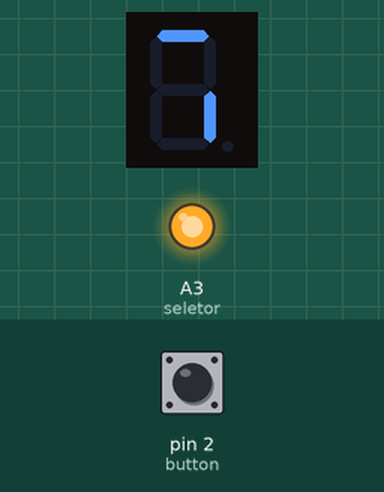
The sketch below on a simulated Arduino Uno, built with avr-gcc and run on an emulated ATmega328P. On the bench: 1-digit seven-segment display, output pins drawn as LEDs (lit = HIGH). Wiring (inferred from the names in the program): 1-digit 7-segment display, segments lit when LOW: segments pin 6, pin 3, pin 5, pin 8, pin 7, A5, A4. The test bench sets the inputs (shaded band); at power-on: pin 2 (button) HIGH. Random numbers use the default seed unless the sketch sets one; the segment pins are drawn as the display they are named for; pins used as bus, display or sensor lines are not drawn.

Above: at 1.3 s.
1.4 s: pin 2 (button) pulled LOW for 3.2 s
At 4.7 s:
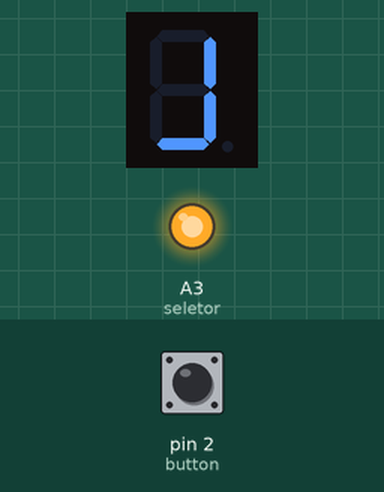
6.1 s: pin 2 (button) pulled LOW for 1 s
At 8.0 s:
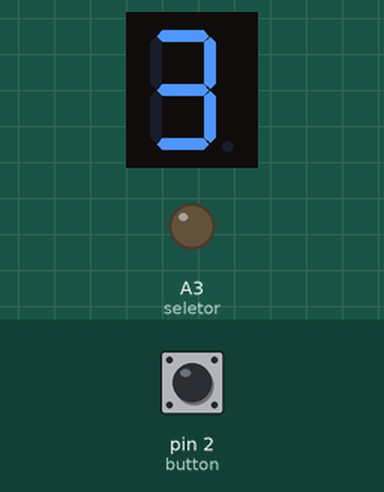
8.6 s: pin 2 (button) pulled LOW for 1 s
At 9.9 s:
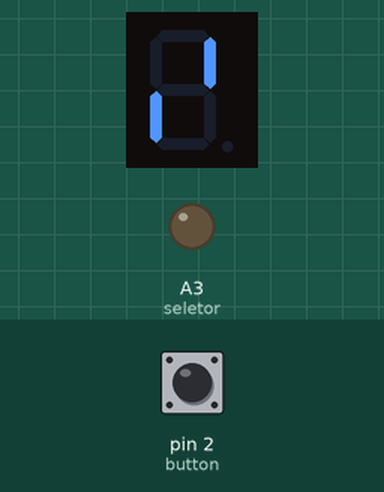
11.1 s: pin 2 (button) pulled LOW for 3.2 s
At 12.0 s:
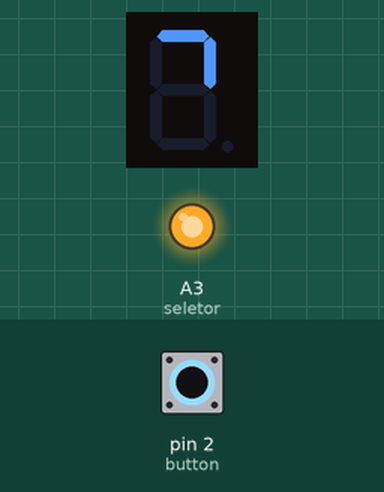
15.8 s: pin 2 (button) pulsed LOW 5 times (0.12 s each, 0.3 s apart)
At 17.8 s:
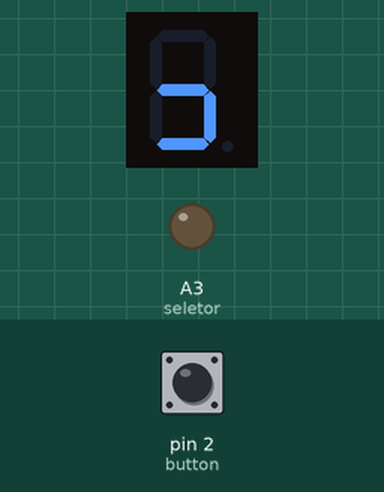
18.8 s: pin 2 (button) pulled LOW for 1 s
At 20.1 s:
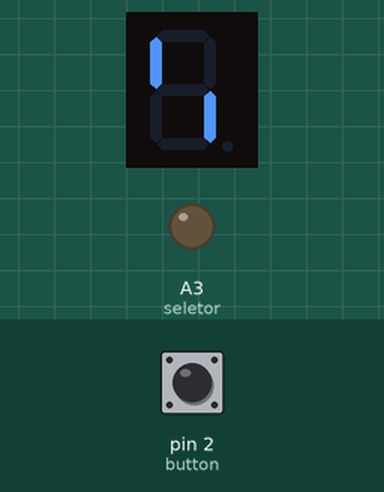
Timing chart, 0 to 21.8 s (numbered marks = the images above; inputs shaded):
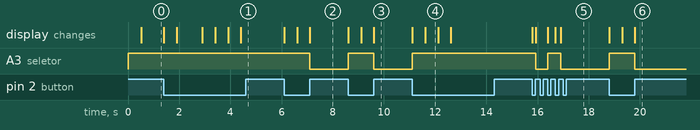

The sketch:

mini_game.ino
```cpp
#include <Thread.h>
#include <ThreadController.h>

int pins[7] = {A4, A5, 7, 8, 5, 3, 6};
byte seven_seg_digits[10][7] = {
  {1, 1, 1, 1, 1, 1, 0}, //0
  {0, 1, 1, 0, 0, 0, 0}, //1
  {1, 1, 0, 1, 1, 0, 1}, //2
  {1, 1, 1, 1, 0, 0, 1}, //3
  {0, 1, 1, 0, 0, 1, 1}, //4
  {1, 0, 1, 1, 0, 1, 1}, //5
  {0, 0, 1, 1, 1, 1, 1}, //6
  {1, 1, 1, 0, 0, 0, 0}, //7
  {1, 1, 1, 1, 1, 1, 1}, //8
  {1, 1, 1, 0, 0, 1, 1}  //9
};

//4 LEDs
const int bar_g = 8;
const int bar_y1 = 7;
const int bar_y2 = A5;
const int bar_r = A4;

//RGB
const int red = 5;
const int green = 3;
const int blue = 6;

// Sensors
const int pinLDR = A1;
const int pinLM = A0;
const int button = 2;

const int seletor = A3;

Thread colorThread = Thread();
Thread buttonThread = Thread();
ThreadController threadController = ThreadController();

int state = 0;
int goalColor;
int actual_lifes = 4;
int points = 0;
boolean changed = false;

void setup() {
  Serial.begin(9600);

  int i = 0;
  while (i < 7) {
    pinMode(pins[i], OUTPUT);
    i++;
  }

  pinMode(seletor, OUTPUT);
  pinMode(button, INPUT_PULLUP);

  colorThread.onRun(changeGoalColor);
  colorThread.setInterval(500);

  buttonThread.onRun(checkClick);
  buttonThread.setInterval(1);

  initGame();
}

void loop() {
  checkLife();
  threadController.run();
}

void initThreadController() {
  threadController.add(&colorThread);
  threadController.add(&buttonThread);
}

void initGame() {
  actual_lifes = 4;
  points = 0;
  initThreadController();
}

void checkClick() {
  if (changed) {
    while (digitalRead(button)) {
      if (state == 0) {
        changed = false;
        if (goalColor == 0) {
          sumLife();
        } else
          lessLife();
        state++;
      }
    }
    state = 0;
  }
}

void changeGoalColor() {
  resetGoalColor();

  goalColor = random(3);
  switch (goalColor) {
    case 0:
      digitalWrite(red, HIGH);
      break;
    case 1:
      digitalWrite(green, HIGH);
      break;
    default:
      digitalWrite(blue, HIGH);
      break;
  }
  changed = true;
}

void sumLife() {
  if (points == 9) {
    winGame();
    return;
  }

  threadController.clear();

  points++;
  digitalWrite(seletor, LOW);
  for (int i = 0; i < 7; i++) {
    digitalWrite(pins[i], seven_seg_digits[points][i]);
  }

  delay(300);

  if (actual_lifes < 4)
    actual_lifes++;

  initThreadController();
}

void lessLife() {
  actual_lifes--;
  if (actual_lifes == 0) {
    endGame();
  }
}

void checkLife() {
  digitalWrite(seletor, HIGH);
  resetLifes();
  switch (actual_lifes) {
    case 4:
      digitalWrite(bar_g, HIGH);
      digitalWrite(bar_y1, HIGH);
      digitalWrite(bar_y2, HIGH);
      digitalWrite(bar_r, HIGH);
      break;
    case 3:
      digitalWrite(bar_y1, HIGH);
      digitalWrite(bar_y2, HIGH);
      digitalWrite(bar_r, HIGH);
      break;
    case 2:
      digitalWrite(bar_y2, HIGH);
      digitalWrite(bar_r, HIGH);
      break;
    case 1:
      digitalWrite(bar_r, HIGH);
      break;
  }
}

void resetGoalColor() {
  digitalWrite(red, LOW);
  digitalWrite(blue, LOW);
  digitalWrite(green, LOW);
}

void turnOnWhiteColor() {
  digitalWrite(red, HIGH);
  digitalWrite(blue, HIGH);
  digitalWrite(green, HIGH);
}

void resetLifes() {
  digitalWrite(bar_g, LOW);
  digitalWrite(bar_y1, LOW);
  digitalWrite(bar_y2, LOW);
  digitalWrite(bar_r, LOW);
}

void endGame() {
  threadController.clear();
  count();
  initGame();
}

void winGame() {
  threadController.clear();
  for (int i = 0; i < 5; i++) {
    resetGoalColor();
    delay(100);
    turnOnWhiteColor();
    delay(100);
  }
  count();
  initGame();
}

void count() {
  digitalWrite(seletor, LOW);
  for (int p = 0; p < 10; p++) {
    for (int i = 0; i < 7; i++) {
      digitalWrite(pins[i], seven_seg_digits[p][i]);
    }
    delay(150);
  }
}
```

Measured:
- after the input at 1.4 s, the display: first changes at once (image 1 shows a later state)
- after the input at 6.1 s, A3 (seletor): HIGH → LOW after 1.0 s; the display: first changes at once (image 2 shows a later state)
- after the input at 8.6 s, A3 (seletor): LOW → HIGH at once, → LOW 1.0 s later; the display: first changes at once (image 3 shows a later state)
- after the input at 11.1 s, A3 (seletor): LOW → HIGH at once; the display: first changes at once (image 4 shows a later state)
- after the input at 15.8 s, A3 (seletor): HIGH → LOW after 0.12 s, → HIGH 0.48 s later, → LOW 0.50 s later; the display: first changes at once (image 5 shows a later state)
- after the input at 18.8 s, A3 (seletor): LOW → HIGH at once, → LOW 1.0 s later; the display: first changes at once (image 6 shows a later state)
- what the display in image 4 shows lasts 0.5 s, from 11.6 s to 12.1 s
